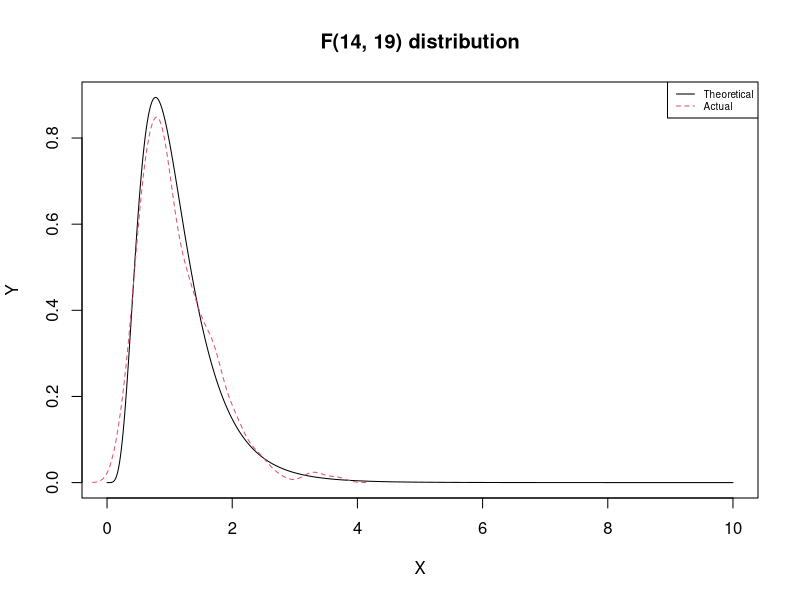

Generate this figure with R:
## ---- chunk 1
knitr::opts_chunk$set(echo = TRUE)
library(MASS)
set.seed(18081932)
## ---- chunk 2
N <- 1000
population <- rnorm(N)

n1 <- 15
n2 <- 20

n.samples <- 500

sample_vars <- function(i) {
  s1 <- population[sample(N, n1, replace = TRUE)]
  s2 <- population[sample(N, n2, replace = TRUE)]
  var(s1)/var(s2)
}

sample.f <- sapply(1:n.samples, sample_vars)
approx.mean <- round(summary(sample.f)[4], 1)
X1 <- seq(from = 0, to = approx.mean, length.out = 100)
X2 <- seq(from = approx.mean, to = 10, length.out = n.samples - length(X1))
X <- c(X1, X2)
Y <- df(X, n1 - 1, n2 - 1)
plot(X, Y, type = "l", col = 1, lty = 1)
lines(density(sample.f), col = 2, lty = 2)
legend.text <- c("Theoretical", "Actual")
legend("topright", legend = legend.text, lty = c(1, 2), col = c(1, 2), cex = 0.6)
title.txt <- paste(sep = "", "F(", n1 - 1, ", ", n2 - 1, ") distribution")
title(title.txt)
## ---- chunk 3
s1 <- rnorm(n1)
s2 <- rnorm(n2)

v1 <- var(s1)
v2 <- var(s2)
F_s <- v1/v2
cat(paste(sep = "", "The ratio of variances is ", F_s, ".\n"))
## ---- chunk 4
p_1 <- ifelse(F_s < 1, pf(F_s, n1 - 1, n2 - 1), 1 - pf(F_s, n1 - 1, n2 - 1))
## ---- chunk 5
p_2 <- ifelse(F_s < 1, 1 - pf(1/F_s, n2 - 1, n1 - 1), pf(1/F_s, n2 - 1, n1 - 1))
## ---- chunk 6
p <- p_1 + p_2
## ---- chunk 7
cat(paste(sep = "","The p-value of our test is ", round(p, 5), ".\n"))
## ---- chunk 8
var.test(s1, s2)
## ---- chunk 9
s3 <- rnorm(n1)
s4 <- rnorm(n2, sd = 2)

v3 <- var(s3)
v4 <- var(s4)
F_s <- v3/v4
cat(paste(sep = "", "The ratio of variances is ", F_s, ".\n"))
p_1 <- ifelse(F_s < 1, pf(F_s, n1 - 1, n2 - 1), 1 - pf(F_s, n1 - 1, n2 - 1))
p_2 <- ifelse(F_s < 1, 1 - pf(1/F_s, n2 - 1, n1 - 1), pf(1/F_s, n2 - 1, n1 - 1))
p <- p_1 + p_2
cat(paste(sep = "","The p-value of our test is ", round(p, 5), ".\n"))
## ---- chunk 10
var.test(s3, s4)
